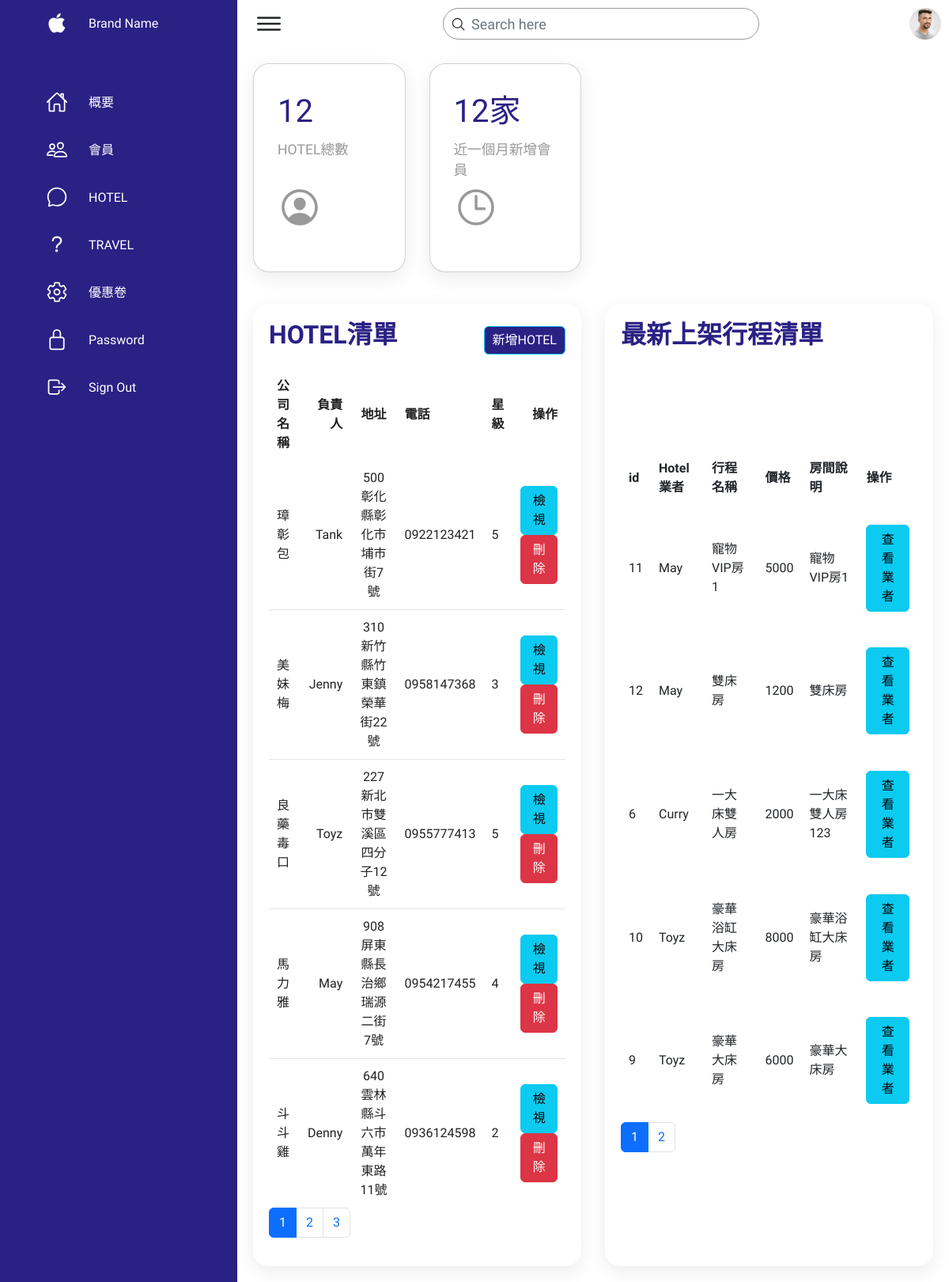
The app's page /hotel/admin.php, older data.
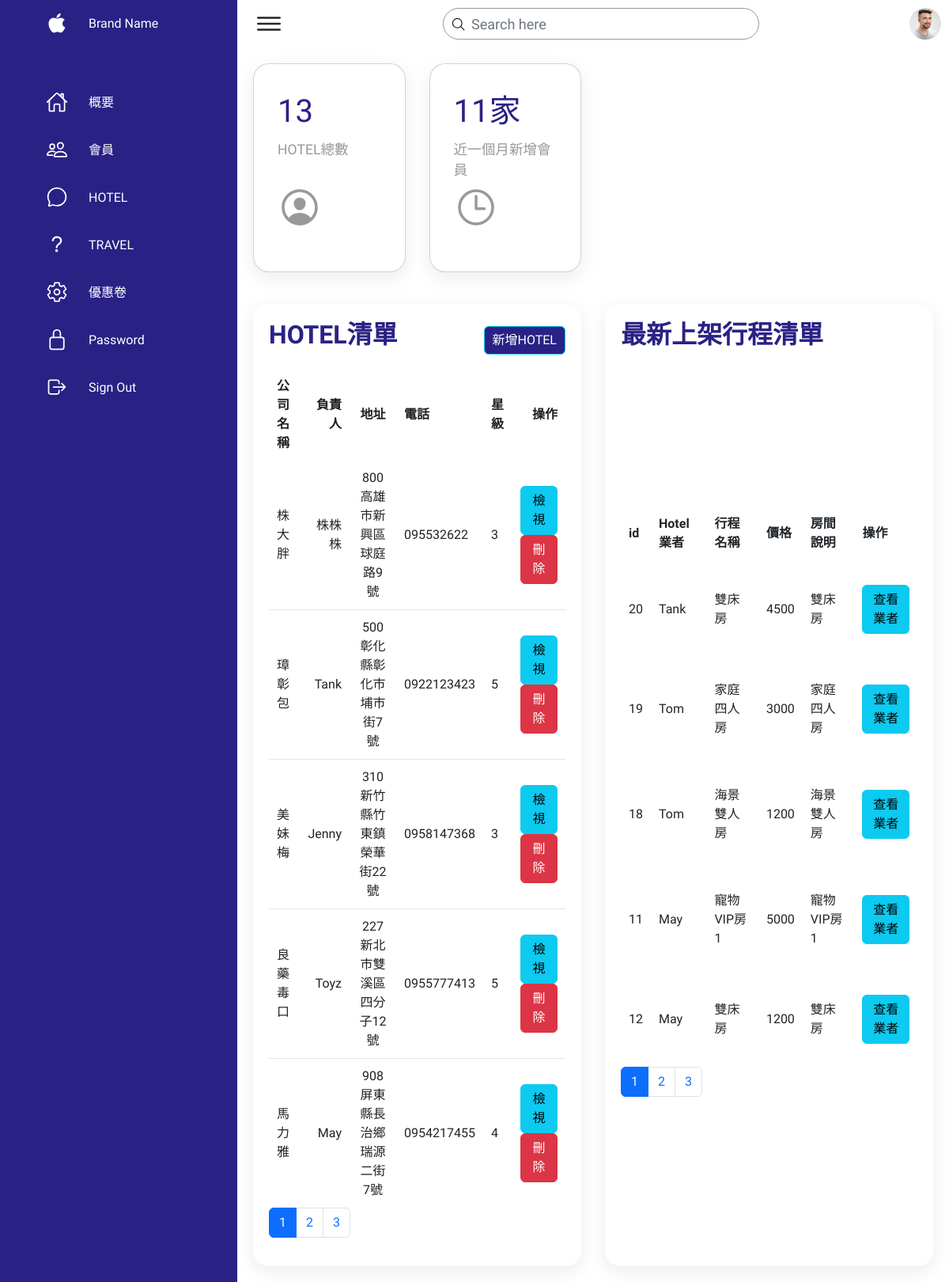
The same page, newer data.
### tables this page shows
CREATE TABLE `hotel_account` (
  `id` int(20) UNSIGNED NOT NULL,
  `account` varchar(255) NOT NULL COMMENT '飯店帳號',
  `password` varchar(255) NOT NULL COMMENT '飯店密碼',
  `name` varchar(255) NOT NULL COMMENT '負責人',
  `address` varchar(255) NOT NULL COMMENT '地址',
  `company_name` varchar(255) NOT NULL COMMENT '公司名',
  `company_phone` varchar(255) NOT NULL COMMENT '公司電話',
  `stars` int(20) NOT NULL COMMENT '星級',
  `company_banner` varchar(255) NOT NULL COMMENT '公司橫幅圖',
  `area` varchar(255) NOT NULL COMMENT '地區',
  `created_at` datetime NOT NULL COMMENT '建立帳號日期',
  `bank_account` int(20) NOT NULL COMMENT '銀行帳戶',
  `start_date` date NOT NULL COMMENT '開業日期',
  `email` varchar(255) NOT NULL COMMENT '公司信箱',
  `website` varchar(255) NOT NULL COMMENT '官網',
  `introduction` varchar(255) NOT NULL COMMENT '公司簡介',
  `valid` int(20) NOT NULL COMMENT '軟刪除'
);

CREATE TABLE `hotel_room_list` (
  `id` int(20) NOT NULL,
  `owner` varchar(255) NOT NULL COMMENT 'hotel_account.account',
  `room_name` varchar(255) NOT NULL COMMENT '房間名稱',
  `price` int(20) NOT NULL COMMENT '價格',
  `service` int(20) NOT NULL,
  `amount` int(20) NOT NULL COMMENT '賣多少份',
  `picture` varchar(255) NOT NULL COMMENT '宣傳照片',
  `description` varchar(255) NOT NULL COMMENT '房間說明',
  `created_at` datetime NOT NULL,
  `valid` int(20) NOT NULL COMMENT '軟刪除'
);

### hotel/admin.php (the view, shortened to what the changed rows need)
<?php
require_once("../db-connect2.php");
if (isset($_GET["search"])) {
    $search = $_GET["search"];
    $sql = "SELECT * FROM hotel_account WHERE account LIKE '%$search%' AND valid=1 ORDER BY created_at DESC";
    $result = $conn->query($sql);
    $userCount = $result->num_rows;
    $per_page = 5;
    $sqlHotel = "SELECT * FROM hotel_room_list WHERE valid=1 ORDER BY created_at DESC LIMIT $per_page";
    $resultHotel = $conn->query($sqlHotel);
    $HotelCount = $resultHotel->num_rows;
} else {
    if (isset($_GET["page"])) {
        $page = $_GET["page"];
    } else {
        $page = 1;
    }
    if (isset($_GET["HotelPage"])) {
        $HotelPage = $_GET["HotelPage"];
    } else {
        $HotelPage = 1;
    }
    $sqlAll = "SELECT * FROM hotel_account WHERE valid=1 ";
    $resultAll = $conn->query($sqlAll);
    $userCount = $resultAll->num_rows;
    $per_page = 5;
    $HotelPage_start = ($HotelPage - 1) * $per_page;
    $sqlHotelAll = "SELECT * FROM hotel_room_list WHERE valid=1 ORDER BY created_at DESC";
    $resultHotelAll = $conn->query($sqlHotelAll);
    $HotelCount = $resultHotelAll->num_rows;
    $sqlHotel = "SELECT hotel_room_list.*,hotel_account.account,hotel_account.id as account_id FROM hotel_room_list JOIN hotel_account ON hotel_room_list.owner=hotel_account.account WHERE  hotel_room_list.valid=1 ORDER BY created_at DESC LIMIT $HotelPage_start, $per_page ";
    $resultHotel = $conn->query($sqlHotel);
    $page_start = ($page - 1) * $per_page;
    $sql = "SELECT * FROM hotel_account WHERE valid=1 ORDER BY created_at DESC LIMIT $page_start, $per_page";
    $result = $conn->query($sql);
    $totalPage = ceil($userCount / $per_page);
    $totalHotelPage = ceil($HotelCount / $per_page);
    $nowsevenday = date("Y-m-d", strtotime("-1 month"));
    $sqlrecentHotel = "SELECT * FROM hotel_account WHERE created_at >= '$nowsevenday' ";
    $resultrecentHotel = $conn->query($sqlrecentHotel);
    $recentHotel = $resultrecentHotel->num_rows;
}
$rowsHotel = $resultHotel->fetch_all(MYSQLI_ASSOC);
$rows = $result->fetch_all(MYSQLI_ASSOC);
?>
<!DOCTYPE html>
<html lang="en">
<head>
    <link href="https://cdn.jsdelivr.net/npm/bootstrap@5.2.1/dist/css/bootstrap.min.css" rel="stylesheet">
    <link rel="stylesheet" href="assets/css/style.css">
</head>
<body>
    <div class="crud-container">
        <div class="main">
            <div class="cardBox">
                <div class="card">
                    <div>
                        <div class="numbers"><?= $userCount ?></div>
                        <div class="cardName">HOTEL總數
                        </div>
                    </div>
                </div>
                <div class="card">
                    <div>
                        <div class="numbers">
                            <?php if (isset($_GET["search"])) {
                                echo "未定";
                            } else {
                                echo $recentHotel . "家";
                            }
                            ?>
                        </div>
                        <div class="cardName">近一個月新增會員</div>
                    </div>
                </div>
            </div>
            <div class="details">
                <div class="recentOrders">
                    <div class="cardHeader">
                        <h2>HOTEL清單</h2>
                    </div>
                    <table>
                        <thead>
                            <tr>
                                <td>公司名稱</td>
                                <td>負責人</td>
                                <td>地址</td>
                                <td>電話</td>
                                <td>星級</td>
                                <td>操作</td>
                            </tr>
                        </thead>
                        <?php if ($userCount > 0) : ?>
                            <tbody>
                                <?php foreach ($rows as $row) : ?>
                                    <tr>
                                        <td><?= $row["company_name"] ?></td>
                                        <td><?= $row["name"] ?></td>
                                        <td><?= $row["address"] ?></td>
                                        <td><?= $row["company_phone"] ?></td>
                                        <td><?= $row["stars"] ?></td>
                                        <td>
                                            <a class="btn btn-info" href="admin-hotel.php?id=<?= $row["id"] ?>">檢視</a>
                                            <a class="btn btn-danger" href="admin-delete-hotel.php?id=<?= $row["id"] ?>">刪除</a>
                                        </td>
                                    </tr>
                                <?php endforeach; ?>
                            </tbody>
                        <?php endif; ?>
                    </table>
                    <?php if (!isset($_GET["search"])) : ?>
                        <nav aria-label="Page navigation example">
                            <ul class="pagination">
                                <?php for ($i = 1; $i <= $totalPage; $i++) : ?>
                                    <li class="page-item <?php if ($i == $page) echo "active"; ?>"><a class="page-link" href="admin.php?page=<?= $i ?>"><?= $i ?></a></li>
                                <?php endfor; ?>
                            </ul>
                        </nav>
                    <?php endif; ?>
                </div>
                <div class="recentCustomers ">
                    <div class="cardHeader">
                        <h2>最新上架行程清單</h2>
                    </div>
                    <table>
                        <thead>
                            <tr>
                                <td>id</td>
                                <td>Hotel業者</td>
                                <td>行程名稱</td>
                                <td>價格</td>
                                <td>房間說明</td>
                                <td>操作</td>
                            </tr>
                        </thead>
                        <?php if ($HotelCount > 0) : ?>
                            <tbody>
                                <?php foreach ($rowsHotel as $row) : ?>
                                    <tr>
                                        <td><?= $row["id"] ?></td>
                                        <td><?= $row["owner"] ?></td>
                                        <td><?= $row["room_name"] ?></td>
                                        <td><?= $row["price"] ?></td>
                                        <td><?= $row["description"] ?></td>
                                        <td>
                                            <a class="btn btn-info" href="admin-hotel.php?id=<?= $row["account_id"] ?>">查看業者</a>
                                        </td>
                                    </tr>
                                <?php endforeach; ?>
                            </tbody>
                        <?php endif; ?>
                    </table>
                    <?php if (!isset($_GET["search"])) : ?>
                        <nav aria-label="Page navigation example">
                            <ul class="pagination">
                                <?php for ($i = 1; $i <= $totalHotelPage; $i++) : ?>
                                    <li class="page-item <?php if ($i == $HotelPage) echo "active"; ?>"><a class="page-link" href="admin.php?HotelPage=<?= $i ?>"><?= $i ?></a></li>
                                <?php endfor; ?>
                            </ul>
                        </nav>
                    <?php endif; ?>
                </div>
            </div>
        </div>
    </div>
</body>
</html>

Row changes from the older to the newer data that the page shows:
no longer on this page (row unchanged): hotel_account: company_name "斗斗雞", name "Denny", address "640 雲林縣斗六市萬年東路11號", company_phone "0936124598", stars "2"
no longer on this page (row edited): hotel_room_list: id "6", owner "Curry", room_name "一大床雙人房", price "2000", description "一大床雙人房123"
no longer on this page (row edited): hotel_room_list: id "10", owner "Toyz", room_name "豪華浴缸大床房", price "8000", description "豪華浴缸大床房"
no longer on this page (row unchanged): hotel_room_list: id "9", owner "Toyz", room_name "豪華大床房", price "6000", description "豪華大床房"
added hotel_account: company_name "株大胖", name "株株株", address "800 高雄市新興區球庭路9號", company_phone "095532622", stars "3"
changed hotel_account "璋彰包": company_phone "0922123421" → "0922123423"
added hotel_room_list: id "20", owner "Tank", room_name "雙床房", price "4500", description "雙床房"
added hotel_room_list: id "19", owner "Tom", room_name "家庭四人房", price "3000", description "家庭四人房"
added hotel_room_list: id "18", owner "Tom", room_name "海景雙人房", price "1200", description "海景雙人房"
Text that changed along with them:
$userCount: "12" → "13"
$recentHotel: "12" → "11"
new list line: "3"
